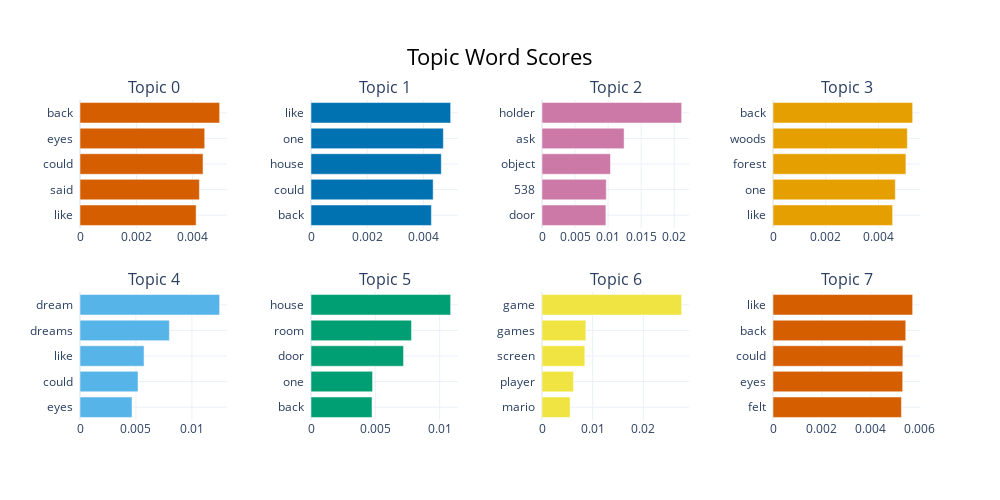

The notebook cell this image was saved under:
### Code cell
topic_2

### Figure 1 — Plotly figure (JSON) as saved in the notebook; plotly's stock layout.template omitted (floating-point values rounded to 4 significant figures)
{"data": [{"marker": {"color": "#D55E00"}, "orientation": "h", "type": "bar", "x": [0.004117, 0.004234, 0.004362, 0.004422, 0.004952], "xaxis": "x", "y": ["like  ", "said  ", "could  ", "eyes  ", "back  "], "yaxis": "y"}, {"marker": {"color": "#0072B2"}, "orientation": "h", "type": "bar", "x": [0.004283, 0.004346, 0.004635, 0.004708, 0.004968], "xaxis": "x2", "y": ["back  ", "could  ", "house  ", "one  ", "like  "], "yaxis": "y2"}, {"marker": {"color": "#CC79A7"}, "orientation": "h", "type": "bar", "x": [0.009661, 0.009722, 0.01036, 0.01242, 0.02112], "xaxis": "x3", "y": ["door  ", "538  ", "object  ", "ask  ", "holder  "], "yaxis": "y3"}, {"marker": {"color": "#E69F00"}, "orientation": "h", "type": "bar", "x": [0.00454, 0.004641, 0.005044, 0.005098, 0.0053], "xaxis": "x4", "y": ["like  ", "one  ", "forest  ", "woods  ", "back  "], "yaxis": "y4"}, {"marker": {"color": "#56B4E9"}, "orientation": "h", "type": "bar", "x": [0.00465, 0.005185, 0.005722, 0.007985, 0.01248], "xaxis": "x5", "y": ["eyes  ", "could  ", "like  ", "dreams  ", "dream  "], "yaxis": "y5"}, {"marker": {"color": "#009E73"}, "orientation": "h", "type": "bar", "x": [0.004741, 0.004785, 0.007192, 0.00781, 0.01085], "xaxis": "x6", "y": ["back  ", "one  ", "door  ", "room  ", "house  "], "yaxis": "y6"}, {"marker": {"color": "#F0E442"}, "orientation": "h", "type": "bar", "x": [0.005552, 0.006224, 0.008453, 0.008661, 0.02757], "xaxis": "x7", "y": ["mario  ", "player  ", "screen  ", "games  ", "game  "], "yaxis": "y7"}, {"marker": {"color": "#D55E00"}, "orientation": "h", "type": "bar", "x": [0.005249, 0.0053, 0.005309, 0.005425, 0.005708], "xaxis": "x8", "y": ["felt  ", "eyes  ", "could  ", "back  ", "like  "], "yaxis": "y8"}], "layout": {"annotations": [{"font": {"size": 16}, "showarrow": false, "text": "Topic 0", "x": 0.0875, "xanchor": "center", "xref": "paper", "y": 1, "yanchor": "bottom", "yref": "paper"}, {"font": {"size": 16}, "showarrow": false, "text": "Topic 1", "x": 0.3625, "xanchor": "center", "xref": "paper", "y": 1, "yanchor": "bottom", "yref": "paper"}, {"font": {"size": 16}, "showarrow": false, "text": "Topic 2", "x": 0.6375, "xanchor": "center", "xref": "paper", "y": 1, "yanchor": "bottom", "yref": "paper"}, {"font": {"size": 16}, "showarrow": false, "text": "Topic 3", "x": 0.9125, "xanchor": "center", "xref": "paper", "y": 1, "yanchor": "bottom", "yref": "paper"}, {"font": {"size": 16}, "showarrow": false, "text": "Topic 4", "x": 0.0875, "xanchor": "center", "xref": "paper", "y": 0.4, "yanchor": "bottom", "yref": "paper"}, {"font": {"size": 16}, "showarrow": false, "text": "Topic 5", "x": 0.3625, "xanchor": "center", "xref": "paper", "y": 0.4, "yanchor": "bottom", "yref": "paper"}, {"font": {"size": 16}, "showarrow": false, "text": "Topic 6", "x": 0.6375, "xanchor": "center", "xref": "paper", "y": 0.4, "yanchor": "bottom", "yref": "paper"}, {"font": {"size": 16}, "showarrow": false, "text": "Topic 7", "x": 0.9125, "xanchor": "center", "xref": "paper", "y": 0.4, "yanchor": "bottom", "yref": "paper"}], "height": 500, "hoverlabel": {"bgcolor": "white", "font": {"family": "Rockwell", "size": 16}}, "showlegend": false, "title": {"font": {"color": "Black", "size": 22}, "text": "Topic Word Scores", "x": 0.5, "xanchor": "center", "yanchor": "top"}, "width": 1000, "xaxis": {"anchor": "y", "domain": [0, 0.175], "showgrid": true}, "xaxis2": {"anchor": "y2", "domain": [0.275, 0.45], "showgrid": true}, "xaxis3": {"anchor": "y3", "domain": [0.55, 0.725], "showgrid": true}, "xaxis4": {"anchor": "y4", "domain": [0.825, 1], "showgrid": true}, "xaxis5": {"anchor": "y5", "domain": [0, 0.175], "showgrid": true}, "xaxis6": {"anchor": "y6", "domain": [0.275, 0.45], "showgrid": true}, "xaxis7": {"anchor": "y7", "domain": [0.55, 0.725], "showgrid": true}, "xaxis8": {"anchor": "y8", "domain": [0.825, 1], "showgrid": true}, "yaxis": {"anchor": "x", "domain": [0.6, 1], "showgrid": true}, "yaxis2": {"anchor": "x2", "domain": [0.6, 1], "showgrid": true}, "yaxis3": {"anchor": "x3", "domain": [0.6, 1], "showgrid": true}, "yaxis4": {"anchor": "x4", "domain": [0.6, 1], "showgrid": true}, "yaxis5": {"anchor": "x5", "domain": [0, 0.4], "showgrid": true}, "yaxis6": {"anchor": "x6", "domain": [0, 0.4], "showgrid": true}, "yaxis7": {"anchor": "x7", "domain": [0, 0.4], "showgrid": true}, "yaxis8": {"anchor": "x8", "domain": [0, 0.4], "showgrid": true}}}
